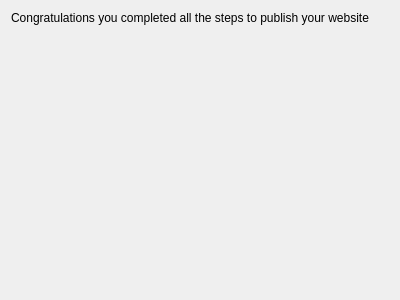
<?xml version="1.0" encoding="UTF-8"?>
<ui version="4.0">
 <class>WebsitePublishDeployFinishedPage</class>
 <widget class="QWizardPage" name="WebsitePublishDeployFinishedPage">
  <property name="geometry">
   <rect>
    <x>0</x>
    <y>0</y>
    <width>400</width>
    <height>300</height>
   </rect>
  </property>
  <property name="windowTitle">
   <string>WizardPage</string>
  </property>
  <property name="title">
   <string>Publishing Process Completed</string>
  </property>
  <property name="subTitle">
   <string>&lt;p&gt;&amp;nbsp;&lt;/p&gt;</string>
  </property>
  <layout class="QVBoxLayout" name="verticalLayout">
   <item>
    <widget class="QLabel" name="label">
     <property name="text">
      <string>Congratulations you completed all the steps to publish your website</string>
     </property>
     <property name="alignment">
      <set>Qt::AlignLeading|Qt::AlignLeft|Qt::AlignTop</set>
     </property>
     <property name="wordWrap">
      <bool>true</bool>
     </property>
    </widget>
   </item>
  </layout>
 </widget>
 <resources/>
 <connections/>
</ui>
